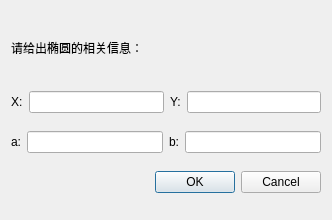
<?xml version="1.0" encoding="UTF-8"?>
<ui version="4.0">
    <class>Dialog</class>
    <widget class="QDialog" name="Dialog">
        <property name="geometry">
            <rect>
                <x>0</x>
                <y>0</y>
                <width>332</width>
                <height>220</height>
            </rect>
        </property>
        <property name="windowTitle">
            <string>Dialog</string>
        </property>
        <layout class="QVBoxLayout" name="verticalLayout">
            <item>
                <widget class="QLabel" name="label">
                    <property name="maximumSize">
                        <size>
                            <width>16777215</width>
                            <height>50</height>
                        </size>
                    </property>
                    <property name="text">
                        <string>请给出椭圆的相关信息：</string>
                    </property>
                </widget>
            </item>
            <item>
                <layout class="QHBoxLayout" name="horizontalLayout">
                    <item>
                        <widget class="QLabel" name="label_3">
                            <property name="text">
                                <string>X:</string>
                            </property>
                        </widget>
                    </item>
                    <item>
                        <widget class="QLineEdit" name="lineEdit_2"/>
                    </item>
                    <item>
                        <widget class="QLabel" name="label_4">
                            <property name="text">
                                <string>Y:</string>
                            </property>
                        </widget>
                    </item>
                    <item>
                        <widget class="QLineEdit" name="lineEdit_3"/>
                    </item>
                </layout>
            </item>
            <item>
                <layout class="QHBoxLayout" name="horizontalLayout_2">
                    <item>
                        <widget class="QLabel" name="label_2">
                            <property name="text">
                                <string>a:</string>
                            </property>
                        </widget>
                    </item>
                    <item>
                        <widget class="QLineEdit" name="lineEdit"/>
                    </item>
                    <item>
                        <widget class="QLabel" name="label_5">
                            <property name="text">
                                <string>b:</string>
                            </property>
                        </widget>
                    </item>
                    <item>
                        <widget class="QLineEdit" name="lineEdit_4"/>
                    </item>
                </layout>
            </item>
            <item>
                <widget class="QDialogButtonBox" name="buttonBox">
                    <property name="orientation">
                        <enum>Qt::Horizontal</enum>
                    </property>
                    <property name="standardButtons">
                        <set>QDialogButtonBox::Cancel|QDialogButtonBox::Ok</set>
                    </property>
                </widget>
            </item>
        </layout>
    </widget>
    <resources/>
    <connections>
        <connection>
            <sender>buttonBox</sender>
            <signal>accepted()</signal>
            <receiver>Dialog</receiver>
            <slot>accept()</slot>
            <hints>
                <hint type="sourcelabel">
                    <x>248</x>
                    <y>254</y>
                </hint>
                <hint type="destinationlabel">
                    <x>157</x>
                    <y>274</y>
                </hint>
            </hints>
        </connection>
        <connection>
            <sender>buttonBox</sender>
            <signal>rejected()</signal>
            <receiver>Dialog</receiver>
            <slot>reject()</slot>
            <hints>
                <hint type="sourcelabel">
                    <x>316</x>
                    <y>260</y>
                </hint>
                <hint type="destinationlabel">
                    <x>286</x>
                    <y>274</y>
                </hint>
            </hints>
        </connection>
    </connections>
</ui>
